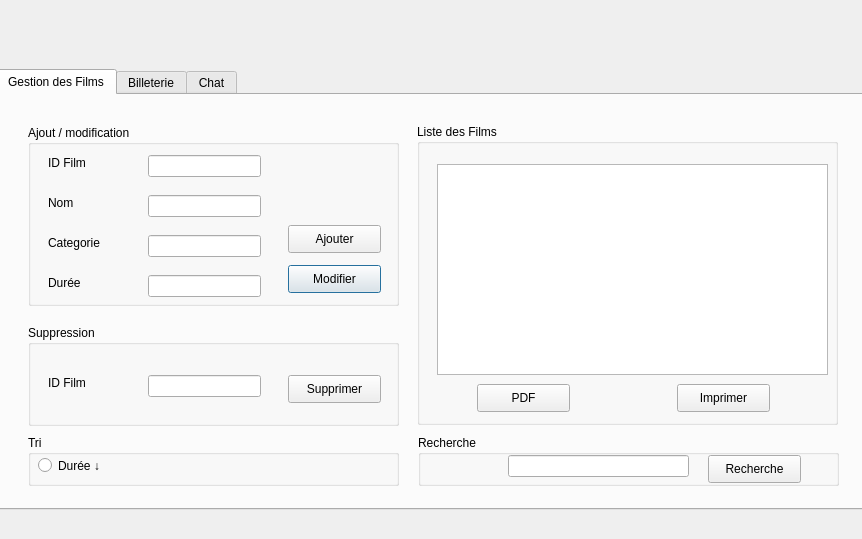
<?xml version="1.0" encoding="UTF-8"?>
<ui version="4.0">
 <class>Programmation</class>
 <widget class="QDialog" name="Programmation">
  <property name="geometry">
   <rect>
    <x>0</x>
    <y>0</y>
    <width>862</width>
    <height>539</height>
   </rect>
  </property>
  <property name="windowTitle">
   <string>Programmation</string>
  </property>
  <widget class="QLabel" name="label">
   <property name="geometry">
    <rect>
     <x>-5</x>
     <y>-5</y>
     <width>871</width>
     <height>551</height>
    </rect>
   </property>
   <property name="text">
    <string/>
   </property>
   <property name="pixmap">
    <pixmap resource="cinemApp.qrc">:/new/prefix1/cinemApp.jpg</pixmap>
   </property>
   <property name="scaledContents">
    <bool>true</bool>
   </property>
  </widget>
  <widget class="QTabWidget" name="tabWidget">
   <property name="geometry">
    <rect>
     <x>-4</x>
     <y>69</y>
     <width>871</width>
     <height>441</height>
    </rect>
   </property>
   <property name="currentIndex">
    <number>0</number>
   </property>
   <widget class="QWidget" name="tab_3">
    <attribute name="title">
     <string>Gestion des Films</string>
    </attribute>
    <widget class="QGroupBox" name="groupBox">
     <property name="geometry">
      <rect>
       <x>30</x>
       <y>30</y>
       <width>371</width>
       <height>181</height>
      </rect>
     </property>
     <property name="title">
      <string>Ajout / modification</string>
     </property>
     <widget class="QLabel" name="label_2">
      <property name="geometry">
       <rect>
        <x>20</x>
        <y>70</y>
        <width>71</width>
        <height>16</height>
       </rect>
      </property>
      <property name="text">
       <string>Nom</string>
      </property>
     </widget>
     <widget class="QLabel" name="label_3">
      <property name="geometry">
       <rect>
        <x>20</x>
        <y>110</y>
        <width>56</width>
        <height>16</height>
       </rect>
      </property>
      <property name="text">
       <string>Categorie</string>
      </property>
     </widget>
     <widget class="QLabel" name="label_4">
      <property name="geometry">
       <rect>
        <x>20</x>
        <y>150</y>
        <width>56</width>
        <height>16</height>
       </rect>
      </property>
      <property name="text">
       <string>Durée</string>
      </property>
     </widget>
     <widget class="QLineEdit" name="lineEdit_Nom">
      <property name="geometry">
       <rect>
        <x>120</x>
        <y>70</y>
        <width>113</width>
        <height>22</height>
       </rect>
      </property>
      <property name="text">
       <string/>
      </property>
     </widget>
     <widget class="QLineEdit" name="lineEdit_categorie">
      <property name="geometry">
       <rect>
        <x>120</x>
        <y>110</y>
        <width>113</width>
        <height>22</height>
       </rect>
      </property>
     </widget>
     <widget class="QPushButton" name="pushButton_modifFilm">
      <property name="geometry">
       <rect>
        <x>260</x>
        <y>140</y>
        <width>93</width>
        <height>28</height>
       </rect>
      </property>
      <property name="text">
       <string>Modifier</string>
      </property>
     </widget>
     <widget class="QPushButton" name="pushButton_ajoutFilm">
      <property name="geometry">
       <rect>
        <x>260</x>
        <y>100</y>
        <width>93</width>
        <height>28</height>
       </rect>
      </property>
      <property name="text">
       <string>Ajouter</string>
      </property>
     </widget>
     <widget class="QLineEdit" name="lineEdit_duree">
      <property name="geometry">
       <rect>
        <x>120</x>
        <y>150</y>
        <width>113</width>
        <height>22</height>
       </rect>
      </property>
     </widget>
     <widget class="QLabel" name="label_9">
      <property name="geometry">
       <rect>
        <x>20</x>
        <y>30</y>
        <width>56</width>
        <height>16</height>
       </rect>
      </property>
      <property name="text">
       <string>ID Film</string>
      </property>
     </widget>
     <widget class="QLineEdit" name="lineEdit_ID">
      <property name="geometry">
       <rect>
        <x>120</x>
        <y>30</y>
        <width>113</width>
        <height>22</height>
       </rect>
      </property>
     </widget>
    </widget>
    <widget class="QGroupBox" name="groupBox_2">
     <property name="geometry">
      <rect>
       <x>30</x>
       <y>230</y>
       <width>371</width>
       <height>101</height>
      </rect>
     </property>
     <property name="title">
      <string>Suppression</string>
     </property>
     <widget class="QLabel" name="label_5">
      <property name="geometry">
       <rect>
        <x>20</x>
        <y>50</y>
        <width>71</width>
        <height>16</height>
       </rect>
      </property>
      <property name="text">
       <string>ID Film</string>
      </property>
     </widget>
     <widget class="QLineEdit" name="lineEdit_suppFilm">
      <property name="geometry">
       <rect>
        <x>120</x>
        <y>50</y>
        <width>113</width>
        <height>22</height>
       </rect>
      </property>
     </widget>
     <widget class="QPushButton" name="pushButton_suppFilm">
      <property name="geometry">
       <rect>
        <x>260</x>
        <y>50</y>
        <width>93</width>
        <height>28</height>
       </rect>
      </property>
      <property name="text">
       <string>Supprimer</string>
      </property>
     </widget>
    </widget>
    <widget class="QGroupBox" name="groupBox_3">
     <property name="geometry">
      <rect>
       <x>419</x>
       <y>29</y>
       <width>421</width>
       <height>301</height>
      </rect>
     </property>
     <property name="title">
      <string>Liste des Films</string>
     </property>
     <widget class="QTableView" name="tableView_Film">
      <property name="geometry">
       <rect>
        <x>20</x>
        <y>40</y>
        <width>391</width>
        <height>211</height>
       </rect>
      </property>
     </widget>
     <widget class="QPushButton" name="pushButton">
      <property name="geometry">
       <rect>
        <x>60</x>
        <y>260</y>
        <width>93</width>
        <height>28</height>
       </rect>
      </property>
      <property name="text">
       <string>PDF</string>
      </property>
     </widget>
     <widget class="QPushButton" name="pushButton_2">
      <property name="geometry">
       <rect>
        <x>260</x>
        <y>260</y>
        <width>93</width>
        <height>28</height>
       </rect>
      </property>
      <property name="text">
       <string>Imprimer</string>
      </property>
     </widget>
    </widget>
    <widget class="QGroupBox" name="groupBox_7">
     <property name="geometry">
      <rect>
       <x>30</x>
       <y>340</y>
       <width>371</width>
       <height>51</height>
      </rect>
     </property>
     <property name="title">
      <string>Tri</string>
     </property>
     <widget class="QRadioButton" name="radioButton">
      <property name="geometry">
       <rect>
        <x>10</x>
        <y>20</y>
        <width>97</width>
        <height>21</height>
       </rect>
      </property>
      <property name="text">
       <string>Durée ↓</string>
      </property>
     </widget>
    </widget>
    <widget class="QGroupBox" name="groupBox_8">
     <property name="geometry">
      <rect>
       <x>420</x>
       <y>340</y>
       <width>421</width>
       <height>51</height>
      </rect>
     </property>
     <property name="title">
      <string>Recherche</string>
     </property>
     <widget class="QLineEdit" name="lineEdit_rechercheF">
      <property name="geometry">
       <rect>
        <x>90</x>
        <y>20</y>
        <width>181</width>
        <height>22</height>
       </rect>
      </property>
     </widget>
     <widget class="QPushButton" name="pushButton_rechercheF">
      <property name="geometry">
       <rect>
        <x>290</x>
        <y>20</y>
        <width>93</width>
        <height>28</height>
       </rect>
      </property>
      <property name="text">
       <string>Recherche</string>
      </property>
     </widget>
    </widget>
   </widget>
   <widget class="QWidget" name="tab_4">
    <attribute name="title">
     <string>Billeterie</string>
    </attribute>
    <widget class="QGroupBox" name="groupBox_4">
     <property name="geometry">
      <rect>
       <x>20</x>
       <y>30</y>
       <width>351</width>
       <height>241</height>
      </rect>
     </property>
     <property name="title">
      <string>Ajout / modification</string>
     </property>
     <widget class="QLabel" name="label_6">
      <property name="geometry">
       <rect>
        <x>10</x>
        <y>40</y>
        <width>71</width>
        <height>16</height>
       </rect>
      </property>
      <property name="text">
       <string>Num Ticket</string>
      </property>
     </widget>
     <widget class="QLabel" name="label_7">
      <property name="geometry">
       <rect>
        <x>10</x>
        <y>80</y>
        <width>56</width>
        <height>16</height>
       </rect>
      </property>
      <property name="text">
       <string>Nom </string>
      </property>
     </widget>
     <widget class="QLabel" name="label_8">
      <property name="geometry">
       <rect>
        <x>10</x>
        <y>120</y>
        <width>61</width>
        <height>16</height>
       </rect>
      </property>
      <property name="text">
       <string>Nb Places</string>
      </property>
     </widget>
     <widget class="QLabel" name="label_15">
      <property name="geometry">
       <rect>
        <x>0</x>
        <y>180</y>
        <width>81</width>
        <height>16</height>
       </rect>
      </property>
      <property name="text">
       <string>Date/Heure</string>
      </property>
     </widget>
     <widget class="QLineEdit" name="lineEdit_IDE">
      <property name="geometry">
       <rect>
        <x>80</x>
        <y>40</y>
        <width>113</width>
        <height>22</height>
       </rect>
      </property>
     </widget>
     <widget class="QLineEdit" name="lineEdit_nomC">
      <property name="geometry">
       <rect>
        <x>80</x>
        <y>80</y>
        <width>113</width>
        <height>22</height>
       </rect>
      </property>
     </widget>
     <widget class="QLineEdit" name="lineEdit_NbPlaces">
      <property name="geometry">
       <rect>
        <x>80</x>
        <y>120</y>
        <width>113</width>
        <height>22</height>
       </rect>
      </property>
     </widget>
     <widget class="QPushButton" name="pushButton_modifTicket">
      <property name="geometry">
       <rect>
        <x>240</x>
        <y>200</y>
        <width>93</width>
        <height>28</height>
       </rect>
      </property>
      <property name="text">
       <string>Modifier</string>
      </property>
     </widget>
     <widget class="QPushButton" name="pushButton_ajoutTicket">
      <property name="geometry">
       <rect>
        <x>240</x>
        <y>160</y>
        <width>93</width>
        <height>28</height>
       </rect>
      </property>
      <property name="text">
       <string>Ajouter</string>
      </property>
     </widget>
     <widget class="QDateEdit" name="dateEdit">
      <property name="geometry">
       <rect>
        <x>70</x>
        <y>180</y>
        <width>91</width>
        <height>22</height>
       </rect>
      </property>
     </widget>
     <widget class="QTimeEdit" name="timeEdit">
      <property name="geometry">
       <rect>
        <x>160</x>
        <y>180</y>
        <width>61</width>
        <height>22</height>
       </rect>
      </property>
     </widget>
    </widget>
    <widget class="QGroupBox" name="groupBox_5">
     <property name="geometry">
      <rect>
       <x>20</x>
       <y>280</y>
       <width>351</width>
       <height>71</height>
      </rect>
     </property>
     <property name="title">
      <string>Suppression</string>
     </property>
     <widget class="QLabel" name="label_16">
      <property name="geometry">
       <rect>
        <x>10</x>
        <y>30</y>
        <width>71</width>
        <height>16</height>
       </rect>
      </property>
      <property name="text">
       <string>Num Ticket</string>
      </property>
     </widget>
     <widget class="QLineEdit" name="lineEdit_supprimerTicket">
      <property name="geometry">
       <rect>
        <x>80</x>
        <y>30</y>
        <width>113</width>
        <height>22</height>
       </rect>
      </property>
     </widget>
     <widget class="QPushButton" name="pushButton_supprimerTicket">
      <property name="geometry">
       <rect>
        <x>240</x>
        <y>30</y>
        <width>93</width>
        <height>28</height>
       </rect>
      </property>
      <property name="text">
       <string>Supprimer</string>
      </property>
     </widget>
    </widget>
    <widget class="QGroupBox" name="groupBox_6">
     <property name="geometry">
      <rect>
       <x>389</x>
       <y>29</y>
       <width>461</width>
       <height>321</height>
      </rect>
     </property>
     <property name="title">
      <string>Liste des employés</string>
     </property>
     <widget class="QTableView" name="tableView_Ticket">
      <property name="geometry">
       <rect>
        <x>20</x>
        <y>30</y>
        <width>421</width>
        <height>241</height>
       </rect>
      </property>
     </widget>
    </widget>
   </widget>
   <widget class="QWidget" name="tab">
    <attribute name="title">
     <string>Chat</string>
    </attribute>
    <widget class="QPushButton" name="pushButton_Chat">
     <property name="geometry">
      <rect>
       <x>290</x>
       <y>160</y>
       <width>241</width>
       <height>61</height>
      </rect>
     </property>
     <property name="font">
      <font>
       <pointsize>12</pointsize>
       <weight>50</weight>
       <italic>false</italic>
       <bold>false</bold>
       <underline>false</underline>
      </font>
     </property>
     <property name="text">
      <string>Démarrer un Chat</string>
     </property>
    </widget>
   </widget>
  </widget>
 </widget>
 <resources>
  <include location="cinemApp.qrc"/>
 </resources>
 <connections/>
</ui>
